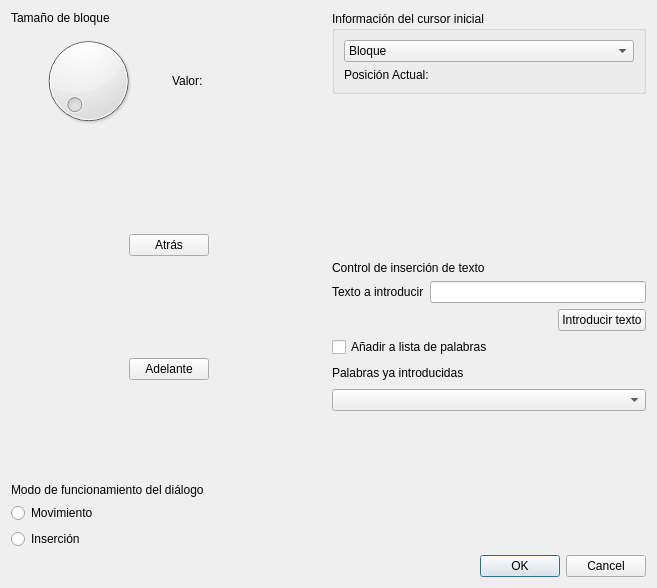
<?xml version="1.0" encoding="UTF-8"?>
<ui version="4.0">
 <class>DialogExamen</class>
 <widget class="QDialog" name="DialogExamen">
  <property name="geometry">
   <rect>
    <x>0</x>
    <y>0</y>
    <width>657</width>
    <height>588</height>
   </rect>
  </property>
  <property name="windowTitle">
   <string>Dialog</string>
  </property>
  <layout class="QVBoxLayout" name="verticalLayout_9">
   <item>
    <layout class="QHBoxLayout" name="horizontalLayout_6">
     <item>
      <layout class="QVBoxLayout" name="verticalLayout">
       <item>
        <widget class="QLabel" name="label">
         <property name="text">
          <string>Tamaño de bloque</string>
         </property>
        </widget>
       </item>
       <item>
        <layout class="QHBoxLayout" name="horizontalLayout">
         <item>
          <widget class="QDial" name="dial"/>
         </item>
         <item>
          <widget class="QLabel" name="lbValor">
           <property name="text">
            <string>Valor:</string>
           </property>
          </widget>
         </item>
        </layout>
       </item>
       <item>
        <layout class="QHBoxLayout" name="horizontalLayout_2">
         <item>
          <spacer name="horizontalSpacer">
           <property name="orientation">
            <enum>Qt::Horizontal</enum>
           </property>
           <property name="sizeHint" stdset="0">
            <size>
             <width>40</width>
             <height>20</height>
            </size>
           </property>
          </spacer>
         </item>
         <item>
          <layout class="QVBoxLayout" name="verticalLayout_3">
           <item>
            <spacer name="verticalSpacer">
             <property name="orientation">
              <enum>Qt::Vertical</enum>
             </property>
             <property name="sizeHint" stdset="0">
              <size>
               <width>20</width>
               <height>40</height>
              </size>
             </property>
            </spacer>
           </item>
           <item>
            <widget class="QPushButton" name="btnAtras">
             <property name="text">
              <string>Atrás</string>
             </property>
            </widget>
           </item>
           <item>
            <spacer name="verticalSpacer_3">
             <property name="orientation">
              <enum>Qt::Vertical</enum>
             </property>
             <property name="sizeHint" stdset="0">
              <size>
               <width>20</width>
               <height>40</height>
              </size>
             </property>
            </spacer>
           </item>
           <item>
            <widget class="QPushButton" name="btnAdelante">
             <property name="text">
              <string>Adelante</string>
             </property>
            </widget>
           </item>
           <item>
            <spacer name="verticalSpacer_2">
             <property name="orientation">
              <enum>Qt::Vertical</enum>
             </property>
             <property name="sizeHint" stdset="0">
              <size>
               <width>20</width>
               <height>40</height>
              </size>
             </property>
            </spacer>
           </item>
          </layout>
         </item>
         <item>
          <spacer name="horizontalSpacer_2">
           <property name="orientation">
            <enum>Qt::Horizontal</enum>
           </property>
           <property name="sizeHint" stdset="0">
            <size>
             <width>40</width>
             <height>20</height>
            </size>
           </property>
          </spacer>
         </item>
        </layout>
       </item>
       <item>
        <layout class="QVBoxLayout" name="verticalLayout_5">
         <item>
          <widget class="QLabel" name="label_3">
           <property name="text">
            <string>Modo de funcionamiento del diálogo</string>
           </property>
          </widget>
         </item>
         <item>
          <widget class="QRadioButton" name="rbMovimiento">
           <property name="text">
            <string>Movimiento</string>
           </property>
          </widget>
         </item>
         <item>
          <widget class="QRadioButton" name="rbInsercion">
           <property name="text">
            <string>Inserción</string>
           </property>
          </widget>
         </item>
        </layout>
       </item>
      </layout>
     </item>
     <item>
      <layout class="QVBoxLayout" name="verticalLayout_2">
       <item>
        <widget class="QGroupBox" name="groupBox">
         <property name="title">
          <string>Información del cursor inicial</string>
         </property>
         <layout class="QVBoxLayout" name="verticalLayout_7">
          <item>
           <layout class="QVBoxLayout" name="verticalLayout_6">
            <item>
             <widget class="QComboBox" name="cbCursor">
              <item>
               <property name="text">
                <string>Bloque</string>
               </property>
              </item>
              <item>
               <property name="text">
                <string>Fila</string>
               </property>
              </item>
              <item>
               <property name="text">
                <string>Columna</string>
               </property>
              </item>
             </widget>
            </item>
            <item>
             <widget class="QLabel" name="lbPosicionActual">
              <property name="text">
               <string>Posición Actual:</string>
              </property>
             </widget>
            </item>
           </layout>
          </item>
         </layout>
        </widget>
       </item>
       <item>
        <spacer name="verticalSpacer_5">
         <property name="orientation">
          <enum>Qt::Vertical</enum>
         </property>
         <property name="sizeHint" stdset="0">
          <size>
           <width>20</width>
           <height>40</height>
          </size>
         </property>
        </spacer>
       </item>
       <item>
        <widget class="QLabel" name="label_5">
         <property name="text">
          <string>Control de inserción de texto</string>
         </property>
        </widget>
       </item>
       <item>
        <layout class="QHBoxLayout" name="horizontalLayout_3">
         <item>
          <widget class="QLabel" name="label_6">
           <property name="text">
            <string>Texto a introducir</string>
           </property>
          </widget>
         </item>
         <item>
          <widget class="QLineEdit" name="lineEdit"/>
         </item>
        </layout>
       </item>
       <item>
        <layout class="QHBoxLayout" name="horizontalLayout_4">
         <item>
          <spacer name="horizontalSpacer_3">
           <property name="orientation">
            <enum>Qt::Horizontal</enum>
           </property>
           <property name="sizeHint" stdset="0">
            <size>
             <width>40</width>
             <height>20</height>
            </size>
           </property>
          </spacer>
         </item>
         <item>
          <widget class="QPushButton" name="btnIntroTxt">
           <property name="text">
            <string>Introducir texto</string>
           </property>
          </widget>
         </item>
        </layout>
       </item>
       <item>
        <widget class="QCheckBox" name="checkAdd">
         <property name="text">
          <string>Añadir a lista de palabras</string>
         </property>
        </widget>
       </item>
       <item>
        <layout class="QHBoxLayout" name="horizontalLayout_5">
         <item>
          <widget class="QLabel" name="label_7">
           <property name="text">
            <string>Palabras ya introducidas</string>
           </property>
          </widget>
         </item>
         <item>
          <spacer name="horizontalSpacer_4">
           <property name="orientation">
            <enum>Qt::Horizontal</enum>
           </property>
           <property name="sizeHint" stdset="0">
            <size>
             <width>40</width>
             <height>20</height>
            </size>
           </property>
          </spacer>
         </item>
        </layout>
       </item>
       <item>
        <layout class="QVBoxLayout" name="verticalLayout_8">
         <item>
          <widget class="QComboBox" name="cbPalabras"/>
         </item>
         <item>
          <spacer name="verticalSpacer_4">
           <property name="orientation">
            <enum>Qt::Vertical</enum>
           </property>
           <property name="sizeHint" stdset="0">
            <size>
             <width>20</width>
             <height>40</height>
            </size>
           </property>
          </spacer>
         </item>
        </layout>
       </item>
      </layout>
     </item>
    </layout>
   </item>
   <item>
    <widget class="QDialogButtonBox" name="buttonBox">
     <property name="orientation">
      <enum>Qt::Horizontal</enum>
     </property>
     <property name="standardButtons">
      <set>QDialogButtonBox::Cancel|QDialogButtonBox::Ok</set>
     </property>
    </widget>
   </item>
  </layout>
 </widget>
 <resources/>
 <connections>
  <connection>
   <sender>buttonBox</sender>
   <signal>accepted()</signal>
   <receiver>DialogExamen</receiver>
   <slot>accept()</slot>
   <hints>
    <hint type="sourcelabel">
     <x>248</x>
     <y>254</y>
    </hint>
    <hint type="destinationlabel">
     <x>157</x>
     <y>274</y>
    </hint>
   </hints>
  </connection>
  <connection>
   <sender>buttonBox</sender>
   <signal>rejected()</signal>
   <receiver>DialogExamen</receiver>
   <slot>reject()</slot>
   <hints>
    <hint type="sourcelabel">
     <x>316</x>
     <y>260</y>
    </hint>
    <hint type="destinationlabel">
     <x>286</x>
     <y>274</y>
    </hint>
   </hints>
  </connection>
 </connections>
</ui>
